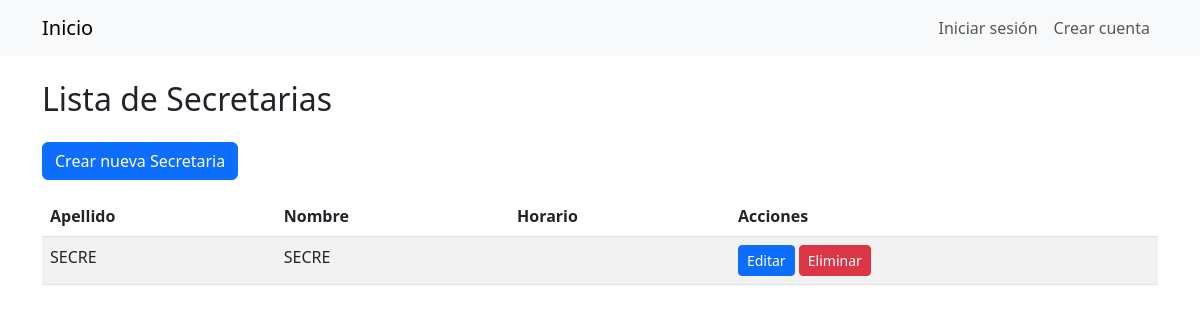
The app's page /secretarias/, older data.
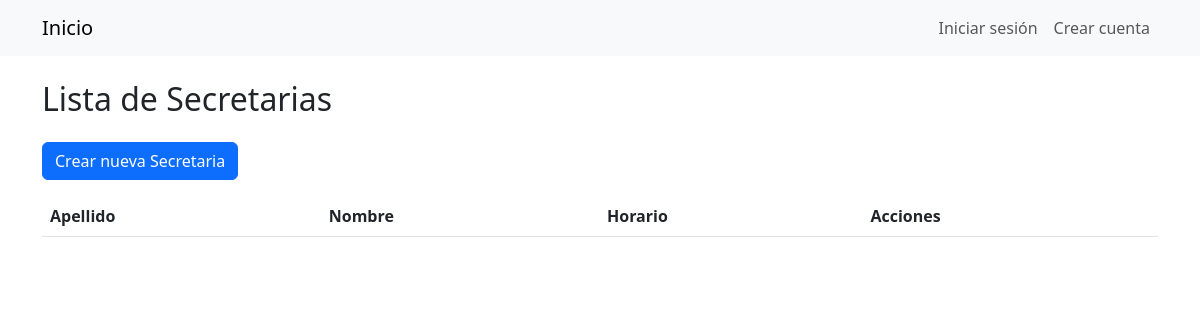
The same page, newer data.
### Gestion/models/secretaria.py (models this page shows, shortened)
class Secretaria(models.Model):
    usuario = models.OneToOneField(Usuario, on_delete=models.CASCADE, primary_key=True)
    horario_entrada= models.CharField(max_length=5,blank=True)
    horario_salida= models.CharField(max_length=5,blank=True)
    class Meta:
        verbose_name = 'Secretaria'
        verbose_name_plural = 'Secretarias'

### Gestion/models/usuario.py (models this page shows, shortened)
class Usuario(AbstractBaseUser):
    dni = models.IntegerField(unique=True)
    nombre = models.CharField(max_length=30)
    apellido = models.CharField(max_length=30)
    email = models.EmailField(max_length=60)
    telefono = models.CharField(max_length=12)
    is_active = models.BooleanField(default=True)
    is_staff = models.BooleanField(default=False)
    is_superuser = models.BooleanField(default=False)
    groups = models.ManyToManyField(
        Group,
        verbose_name='grupos',
        blank=True,
        help_text='Los grupos a los que pertenece el usuario.',
        related_name='user_set'
    )
    user_permissions = models.ManyToManyField(
        Permission,
        verbose_name='permisos',
        blank=True,
        help_text='Permisos específicos para este usuario.',
        related_name='user_set'
    )
    USERNAME_FIELD = 'dni'
    REQUIRED_FIELDS = ['nombre', 'apellido', 'email', 'telefono']
    objects = UsuarioManager()

### Gestion/views.py (the view)
# urls.py: path('secretarias/', views.SecretariaListView.as_view(), name='secretaria_list'),
class SecretariaListView(generic.ListView):
    model = Secretaria
    template_name = 'secretaria/secretaria_list.html'

### Gestion/templates/secretaria/secretaria_list.html
{% extends "base.html" %}
{% block content %}
  <h2 class="mb-4">Lista de Secretarias</h2>
  <a href="{% url 'secretaria_create' %}" class="btn btn-primary mb-3">Crear nueva Secretaria</a>
  <table class="table table-striped">
    <thead>
      <tr>
        <th>Apellido</th>
        <th>Nombre</th>
        <th>Horario</th>
        <th>Acciones</th>
      </tr>
    </thead>
    <tbody>
      {% for secretaria in object_list %}
        <tr>
          <td>{{ secretaria.usuario.apellido }}</td>
          <td>{{ secretaria.usuario.nombre }}</td>
          <td>{{ secretaria.horario }}</td>
          <td>
            <a href="{% url 'secretaria_update' secretaria.pk %}" class="btn btn-primary btn-sm">Editar</a>
            <a href="{% url 'secretaria_delete' secretaria.pk %}" class="btn btn-danger btn-sm">Eliminar</a>
          </td>
        </tr>
      {% endfor %}
    </tbody>
  </table>
{% endblock %}

Row changes from the older to the newer data that the page shows:
removed Secretaria: usuario.apellido "SECRE", usuario.nombre "SECRE"
